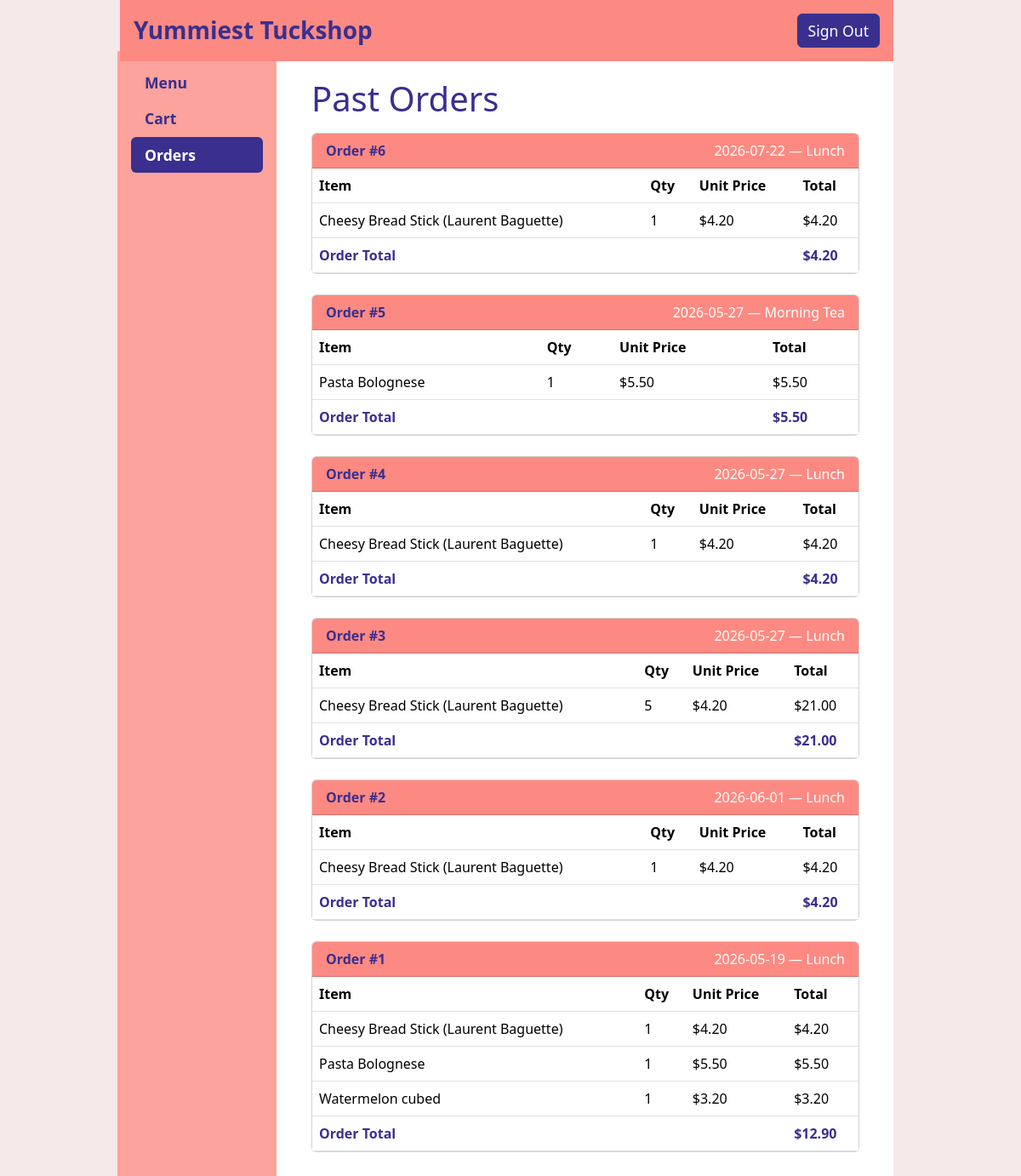
The app's page /orders (signed in) with its own data.
### tables this page shows
CREATE TABLE "Orders" (
	"OrderID"	INTEGER,
	"User"	INTEGER,
	"Date"	TEXT,
	"Price"	REAL,
	"Item"	INTEGER,
	"Quantity"	INTEGER,
	"ItemPrice"	REAL,
	"OrderType"	TEXT,
	FOREIGN KEY("Item") REFERENCES "Menu"("ItemID"),
	FOREIGN KEY("User") REFERENCES "User"("UserID")
);

CREATE TABLE "Menu" (
	"ItemID"	INTEGER,
	"Name"	TEXT,
	"ItemDesc"	TEXT,
	"Category"	TEXT,
	"Price"	REAL,
	"Homemade"	INTEGER,
	"Quantity"	INTEGER,
	"Options"	INTEGER,
	PRIMARY KEY("ItemID")
);

### app.py (the view)
@app.route('/orders')
def orders():
    user_id = session.get('userID')
    con = sqlite3.connect("Tuckshop.db", timeout=10)
    con.row_factory = sqlite3.Row
    cur = con.cursor()
    cur.execute('''
        SELECT Orders.OrderID, Orders.Date, Orders.OrderType, Orders.Quantity,
               Orders.ItemPrice, Orders.Price, Menu.Name
        FROM Orders
        JOIN Menu ON Orders.Item = Menu.ItemID
        WHERE Orders.User = ?
        ORDER BY Orders.OrderID DESC, Menu.Name
    ''', (user_id,))
    rows = cur.fetchall()
    con.close()
    orders_dict = {}
    for row in rows:
        oid = row['OrderID']
        if oid not in orders_dict:
            orders_dict[oid] = {
                'date': row['Date'],
                'order_type': row['OrderType'],
                'items': [],
                'total': 0.0
            }
        orders_dict[oid]['items'].append({
            'name': row['Name'],
            'quantity': row['Quantity'],
            'item_price': float(row['ItemPrice']),
            'line_total': float(row['Price'])
        })
        orders_dict[oid]['total'] = round(orders_dict[oid]['total'] + float(row['Price']), 2)
    return render_template('orders.html', orders=orders_dict)

### templates/orders.html (shortened to what this page needs)
{% extends "base.html" %}
{% block content %}
<h1>Past Orders</h1>
{% if orders %}
  {% for order_id, order in orders.items() %}
  <div class="card mb-4">
    <div class="card-header d-flex justify-content-between align-items-center" style="background-color: #fd8a82;">
      <span style="color: white;"><strong>Order #{{ order_id }}</strong></span>
      <span style="color: white;">{{ order['date'] }} — {{ order['order_type'] }}</span>
    </div>
    <div class="card-body p-0">
      <table class="table mb-0">
        <thead>
          <tr>
            <th>Item</th>
            <th>Qty</th>
            <th>Unit Price</th>
            <th>Total</th>
          </tr>
        </thead>
        <tbody>
          {% for item in order['items'] %}
          <tr>
            <td>{{ item['name'] }}</td>
            <td>{{ item['quantity'] }}</td>
            <td>${{ '%.2f' % item['item_price'] }}</td>
            <td>${{ '%.2f' % item['line_total'] }}</td>
          </tr>
          {% endfor %}
        </tbody>
        <tfoot>
          <tr>
            <td colspan="3"><strong>Order Total</strong></td>
            <td><strong>${{ '%.2f' % order['total'] }}</strong></td>
          </tr>
        </tfoot>
      </table>
    </div>
  </div>
  {% endfor %}
{% else %}
<p>You have no past orders.</p>
<a href="/products" class="btn btn-primary">Browse Menu</a>
{% endif %}
{% endblock %}

### static/css/style.css (style rules this page uses)
body { padding-top: 60px; background-color: white; color: #3A2F8F; }
h1, h2, h3, h4, h5, h6 { color: #3A2F8F !important; }
p, span, label, li, td, th, small, strong, em { color: #3A2F8F; }
body::before { content: ''; position: fixed; top: 0; left: 0; right: 0; bottom: 0; background: linear-gradient( to right, rgb(245, 233, 233) 12.5%, transparent 12.5%, transparent 87.5%, rgb(245, 233, 233) 87.5% ); z-index: -1; pointer-events: none; }
.card { position: relative; }

### records on screen
Orders: date "2026-07-22", order_type "Lunch", name "Cheesy Bread Stick (Laurent Baguette)", quantity "1", ItemPrice "4.20", Price "4.20"
Orders: date "2026-05-27", order_type "Morning Tea", name "Pasta Bolognese", quantity "1", ItemPrice "5.50", Price "5.50"
Orders: date "2026-05-27", order_type "Lunch", name "Cheesy Bread Stick (Laurent Baguette)", quantity "1", ItemPrice "4.20", Price "4.20"
Orders: date "2026-05-27", order_type "Lunch", name "Cheesy Bread Stick (Laurent Baguette)", quantity "5", ItemPrice "4.20", Price "21.00"
Orders: date "2026-06-01", order_type "Lunch", name "Cheesy Bread Stick (Laurent Baguette)", quantity "1", ItemPrice "4.20", Price "4.20"
Orders: date "2026-05-19", order_type "Lunch", name "Cheesy Bread Stick (Laurent Baguette)", quantity "1", ItemPrice "4.20", Price "4.20"
Orders: name "Pasta Bolognese", quantity "1", ItemPrice "5.50", Price "5.50"
Orders: name "Watermelon cubed", quantity "1", ItemPrice "3.20", Price "3.20"

### other values on screen
{{ order_id }} "6" "5" "4" "3" "2" "1"
{{ '%.2f' % order['total'] }} "4.20" "5.50" "4.20" "21.00" "4.20" "12.90"
